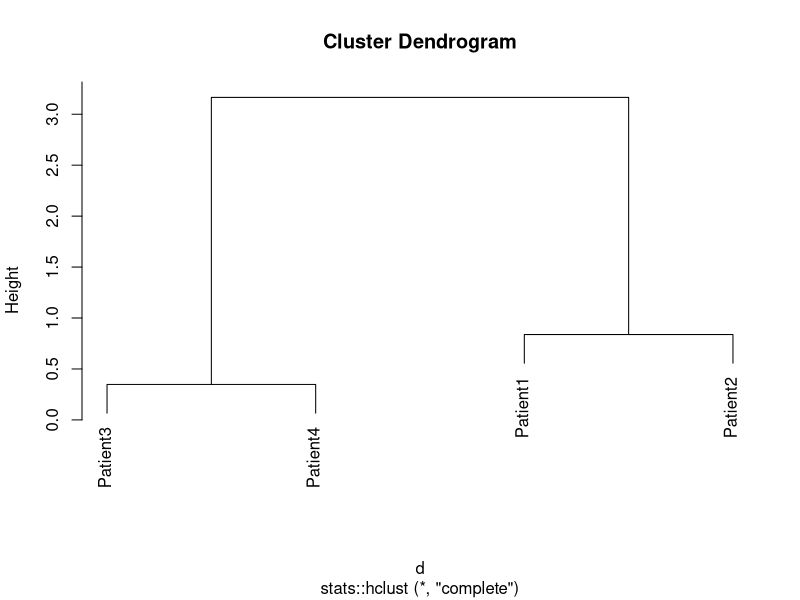

Source code (R):
## ---- chunk 1
exdf <- data.frame(Patient <- c("Patient1", "Patient2", "Patient3", "Patient4"), IRX4 <- c(11, 13, 2, 1), OCT4 <- c(10, 13, 4, 3), PAX6 <- c(1, 3, 10, 9))
## ---- chunk 2
View(exdf)
## ---- chunk 3
exdf2 <- exdf[-1]
row.names(exdf2) <- exdf$Patient
## ---- chunk 4
View(exdf2)
## ---- chunk 5
stats::dist(exdf2, method = "manhattan")
## ---- chunk 6
stats::dist(exdf2, method = "euclidean")
## ---- chunk 7
as.dist(1-cor(t(exdf2)))
## ---- chunk 8
scaled_exdf2 <- scale(exdf2)
## ---- chunk 9
#create an object to hold the scaled distance matrix
d <- stats::dist(scaled_exdf2)

#do hierarchical clustering
hc <- stats::hclust(d, method = "complete")

#plot the results
plot(hc)

